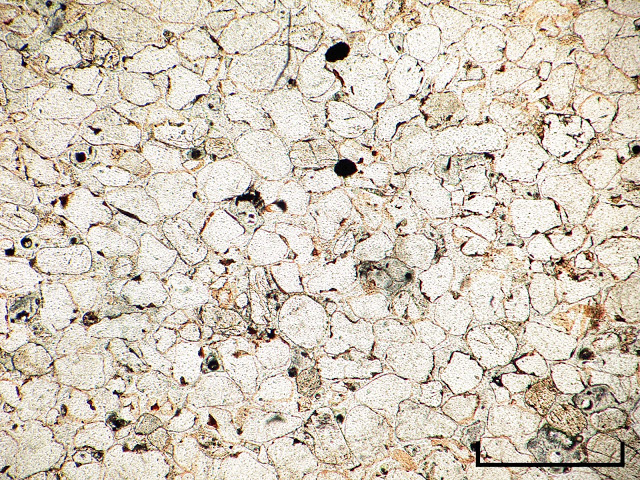
#> input picture AnalisisBasicoSkimage/imagenes/cuarcita.jpg, 640 x 480 px, found by its file name
$ python Analisis_Secciones_skimage.ipynb.py
#> lines starting #> are read from the running program, lines starting #| are printed output that depends on the picture
from skimage import io # se importa input-output
from skimage.transform import rescale, resize, downscale_local_mean
import numpy as np
import matplotlib.pyplot as plt
import pandas as pd


qtz = "imagenes/cuarcita.jpg" # camino a la imagen a usar (cuarcita)
tap = "imagenes/tapete.jpg" # un tapete de mi cada
carb = "imagenes/carbonato.jpg" # carbonatos
oliv = "imagenes/olivino.jpg" # olivinos


img = io.imread(qtz)
#> img is the input picture: shape (480, 640, 3); mean R, G, B 210.9, 201.2, 186.8
io.imshow(img)
print(img.shape)
#| (480, 640, 3)


# reescalar la imagen, se dan el factor con la divisi髇
img_reescalada = rescale(img, 1.0/5.0, anti_aliasing=True) # 5 veces
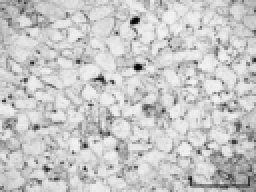
#> img_reescalada: shape (96, 128, 1) float64 (shown 2 times larger); min 0.0222, max 0.965, mean 0.784
io.imshow(img_reescalada)


# cambiar tama駉 de la imagen

resize_img = resize(img, (200,200))
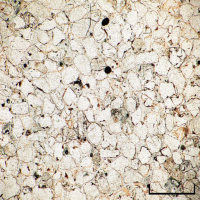
#> resize_img: shape (200, 200, 3) float64; mean R, G, B 0.827, 0.789, 0.732
io.imshow(resize_img)


# reducir escala de la imagen

downscaled = downscale_local_mean(img,(4,3,3))
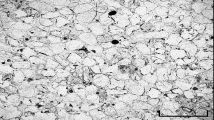
#> downscaled: shape (120, 214, 1) float64; min 1.97, max 249.1, mean 199
io.imshow(downscaled)


img = io.imread(qtz, as_gray=True)
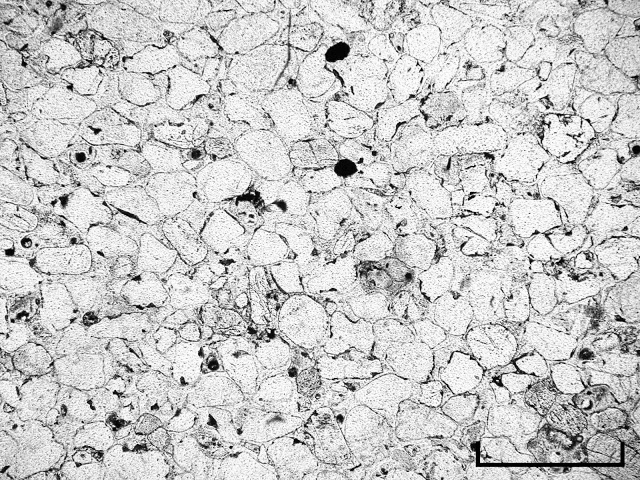
#> img: shape (480, 640) float64; min 0, max 1, mean 0.793
io.imshow(img)


from skimage.filters import gaussian, sobel, scharr, roberts, prewitt


img = io.imread(qtz, as_gray=True)
gaussianImg = gaussian(img)
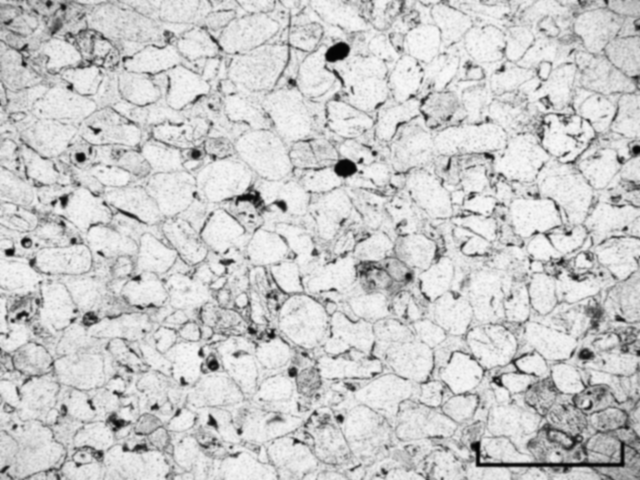
#> gaussianImg: shape (480, 640) float64; min 0.0131, max 0.982, mean 0.793
#> (the run stopped early here; a loop or call above may not have finished)
